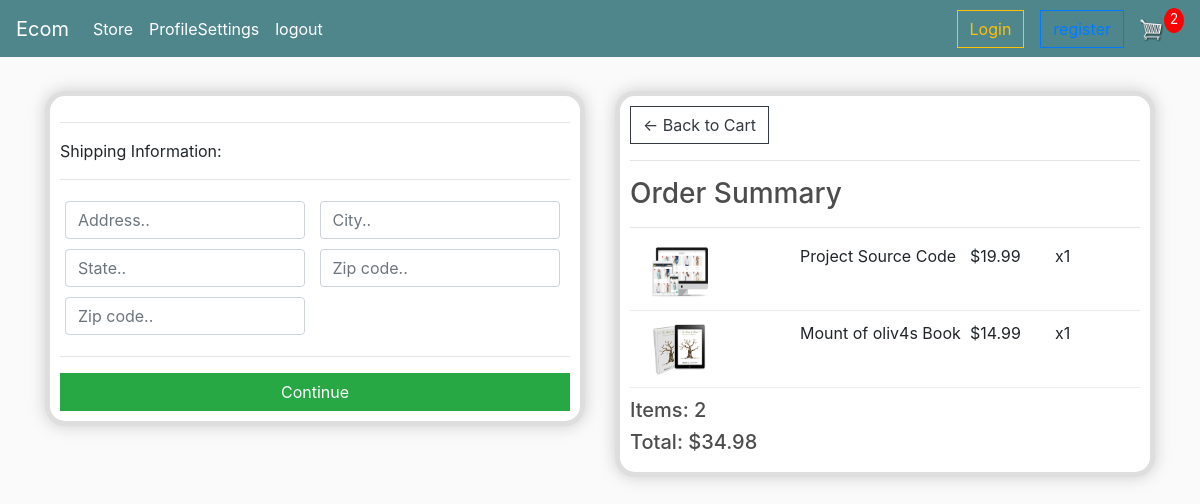
The app's page /checkout/ (signed in) with its own data.
### commerceApp/models.py (models this page shows, shortened)
class OrderItem(models.Model):
	product=models.ForeignKey(Product,on_delete=models.SET_NULL,blank=True,null=True)
	order=models.ForeignKey(Order,on_delete=models.SET_NULL,blank=True,null=True)
	quantity=models.IntegerField(default=0,null=True,blank=True)
	date_added=models.DateTimeField(auto_now_add=True)
	@property
	def get_total(self):
		total=self.product.price*self.quantity
		return total

class Product(models.Model):
	name=models.CharField(max_length=200,null=True)
	price=models.FloatField()
	digital=models.BooleanField(default=False,null=True,blank=True)
	image=models.ImageField(null=True,blank=True)
	@property
	def imageURL(self):
		try:
			url=self.image.url
		except:
			url=""
		return url

class Order(models.Model):
	customer=models.ForeignKey(Customer,on_delete=models.SET_NULL,blank=True,null=True)
	date_ordered=models.DateTimeField(auto_now_add=True)
	complete=models.BooleanField(default=False,null=True,blank=False)
	transacion_id=models.CharField(max_length=200,null=True)
	@property
	def shipping(self):
		shipping=False
		orderitems=self.orderitem_set.all()
		for i in orderitems:
			if i.product.digital==False:
				shipping=True
		return shipping
	@property
	def get_cart_total(self):
		orderitems=self.orderitem_set.all()
		total=sum([item.get_total for item in orderitems])
		return total
	@property
	def get_cart_items(self):
		orderitems=self.orderitem_set.all()
		total=sum([item.quantity for item in orderitems])
		return total

### commerceApp/views.py (the view)
# urls.py: path('checkout/',checkout,name='checkout'),
def checkout(request):
	data = cartData(request)
	cartItems = data['cartItems']
	order = data['order']
	items = data['items']
	context = {'items':items, 'order':order, 'cartItems':cartItems}
	return render(request, 'checkout.html', context)

### commerceApp/utils.py (called while the page is built)
def cartData(request):
	if request.user.is_authenticated:
		customer = request.user.customer
		order, created = Order.objects.get_or_create(customer=customer, complete=False)
		items = order.orderitem_set.all()
		cartItems = order.get_cart_items
	else:
		cookieData = cookieCart(request)
		cartItems = cookieData['cartItems']
		order = cookieData['order']
		items = cookieData['items']
	return {'cartItems':cartItems ,'order':order, 'items':items}

### templates/checkout.html (shortened to what this page needs)
{% extends 'main.html' %}
{% load static %}
{% block content %}
     <div class="row">
		<div class="col-lg-6">
			<div class="box-element" id="form-wrapper">
				<form id="form">
					<div id="shipping-info">
						<hr>
						<p>Shipping Information:</p>
						<hr>
						<div class="form-field">
							<input class="form-control" type="text" name="address" placeholder="Address..">
						</div>
						<div class="form-field">
							<input class="form-control" type="text" name="city" placeholder="City..">
						</div>
						<div class="form-field">
							<input class="form-control" type="text" name="state" placeholder="State..">
						</div>
						<div class="form-field">
							<input class="form-control" type="text" name="zipcode" placeholder="Zip code..">
						</div>
						<div class="form-field">
							<input class="form-control" type="text" name="country" placeholder="Zip code..">
						</div>
					</div>
					<hr>
					<input id="form-button" class="btn btn-success btn-block" type="submit" value="Continue">
				</form>
			</div>
			<br>
		</div>
		<div class="col-lg-6">
			<div class="box-element">
				<a  class="btn btn-outline-dark" href="{% url 'cart' %}">&#x2190; Back to Cart</a>
				<hr>
				<h3>Order Summary</h3>
				<hr>
				{% for item in items %}
				<div class="cart-row">
					<div style="flex:2"><img class="row-image" src="{{item.product.imageURL}}"></div>
					<div style="flex:2"><p>{{item.product.name}}</p></div>
					<div style="flex:1"><p>${{item.product.price|floatformat:2}}</p></div>
					<div style="flex:1"><p>x{{item.quantity}}</p></div>
				</div>
				{% endfor %}
				<h5>Items:   {{order.get_cart_items}}</h5>
				<h5>Total:   ${{order.get_cart_total|floatformat:2}}</h5>
			</div>
		</div>
	</div>
{% endblock content %}

### static/css/main.css (style rules this page uses)
body { background-color: hsl(0, 0%, 98%); }
h1,h2,h3,h4,h5,h6 { color:hsl(0, 0%, 30%); }
.box-element { box-shadow:hsl(0, 0%, 80%) 0 0 16px; background-color: #fff; border-radius: 20px 20px 20px 20px; border:5px solid ; border-color: rgb(222, 222, 222); padding: 10px; }
.col-lg-4, .col-lg-6, .col-lg-8, .col-lg-12 { margin-top: 10px; }
.btn { border-radius: 0; }
.row-image { width: 100px; }
.form-field { width:250px; display: inline-block; padding: 5px; }
.cart-row { display: flex; align-items: flex-stretch; padding-bottom: 10px; margin-bottom: 10px; border-bottom: 1px solid #ececec; }

### records on screen
OrderItem: product.imageURL (picture), product.name "Project Source Code", product.price "19.99", quantity "1"
OrderItem: product.imageURL (picture), product.name "Mount of oliv4s Book", product.price "14.99", quantity "1"
Order: get_cart_items "2", get_cart_total "34.98"

### other values on screen
{{ cartItems }} "2"
